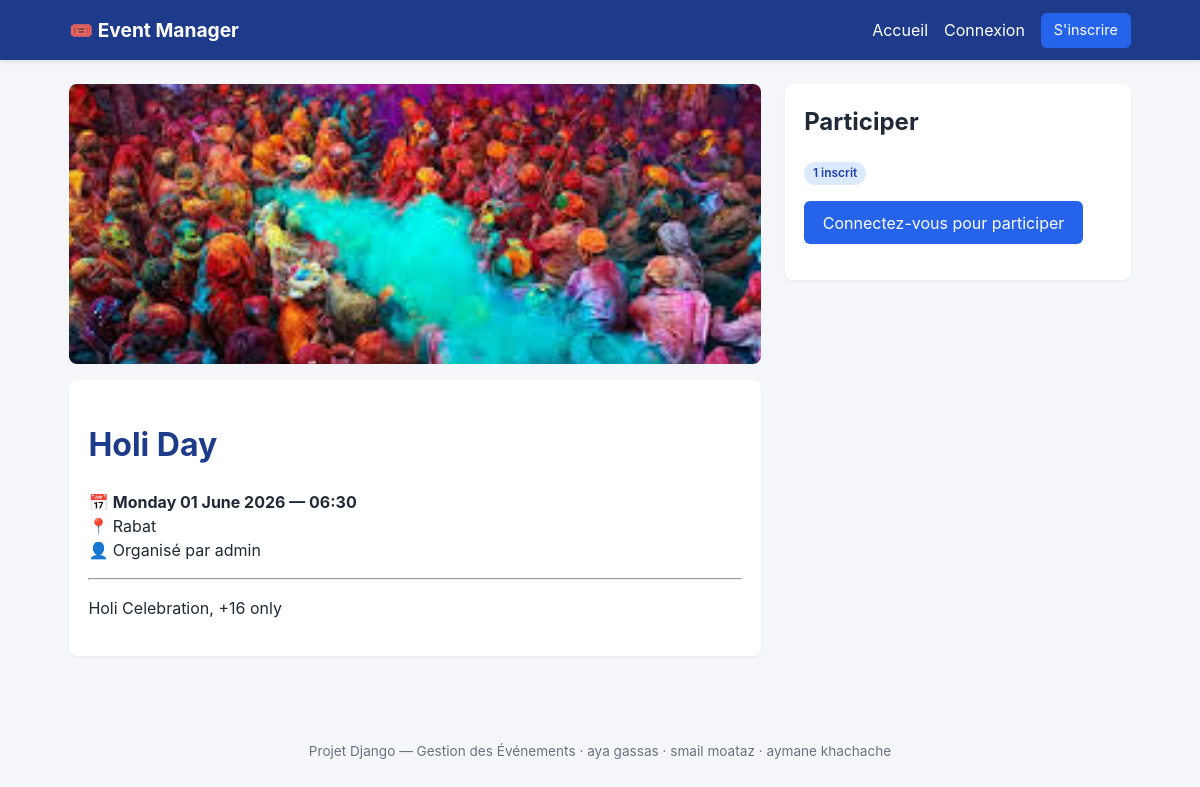
The app's page /events/2/ with its own data.
### events/models.py (models this page shows, shortened)
class Event(models.Model):
    title = models.CharField(max_length=200)
    description = models.TextField()
    date = models.DateTimeField()
    location = models.CharField(max_length=255)
    latitude = models.FloatField(null=True, blank=True)
    longitude = models.FloatField(null=True, blank=True)
    image = models.ImageField(upload_to='events/', null=True, blank=True)
    organizer = models.ForeignKey(
        settings.AUTH_USER_MODEL,
        on_delete=models.CASCADE,
        related_name='events',
    )
    created_at = models.DateTimeField(auto_now_add=True)
    class Meta:
        ordering = ['-date']
    @property
    def participants_count(self):
        return self.registrations.filter(status=Registration.STATUS_CONFIRMED).count()

### accounts/models.py (models this page shows, shortened)
class User(AbstractUser):
    ROLE_USER = 'user'
    ROLE_ORGANIZER = 'organizer'
    ROLE_ADMIN = 'admin'
    ROLE_CHOICES = [
        (ROLE_USER, 'User'),
        (ROLE_ORGANIZER, 'Organizer'),
        (ROLE_ADMIN, 'Admin'),
    ]
    email = models.EmailField(unique=True)
    role = models.CharField(max_length=20, choices=ROLE_CHOICES, default=ROLE_USER)
    created_at = models.DateTimeField(auto_now_add=True)
    REQUIRED_FIELDS = ['email']

### events/views.py (the view)
# urls.py: path('events/<int:pk>/', views.event_detail, name='detail'),
def event_detail(request, pk):
    event = get_object_or_404(Event, pk=pk)
    user_registration = None
    if request.user.is_authenticated:
        user_registration = Registration.objects.filter(user=request.user, event=event).first()
    return render(request, 'events/detail.html', {
        'event': event,
        'user_registration': user_registration,
        'google_maps_key': settings.GOOGLE_MAPS_API_KEY,
    })

### events/context_processors.py (called while the page is built)
def unread_notifications(request):
    if not request.user.is_authenticated:
        return {'unread_notifications_count': 0}
    return {
        'unread_notifications_count': request.user.notifications.filter(read=False).count()
    }

### templates/events/detail.html (shortened to what this page needs)
{% extends 'base.html' %}
{% block content %}
<div class="detail-grid">
    <div>
        <div class="detail-hero"
             {% if event.image %}style="background-image:url('{{ event.image.url }}');"{% endif %}></div>
        <div class="panel">
            <h1>{{ event.title }}</h1>
            <p class="meta">
                📅 <strong>{{ event.date|date:"l d F Y — H:i" }}</strong><br>
                📍 {{ event.location }}<br>
                👤 Organisé par {{ event.organizer.username }}
            </p>
            <hr>
            <p>{{ event.description|linebreaks }}</p>
        </div>
    </div>
    <aside>
        <div class="panel">
            <h2>Participer</h2>
            <p><span class="pill pill-blue">{{ event.participants_count }} inscrit{{ event.participants_count|pluralize }}</span></p>
            {% if user.is_authenticated %}
                {% if user_registration %}
                    <p>✅ Vous êtes inscrit ({{ user_registration.get_status_display }}).</p>
                    <a class="btn btn-success" href="{% url 'events:download_ticket' user_registration.id %}">
                        ⬇️ Télécharger le ticket
                    </a>
                    <form method="post" action="{% url 'events:unregister' event.pk %}" style="margin-top:.6rem;">
                        {% csrf_token %}
                        <button type="submit" class="btn btn-danger btn-sm"
                                onclick="return confirm('Confirmer la désinscription ?');">
                            Se désinscrire
                        </button>
                    </form>
                {% elif user.id == event.organizer_id %}
                    <p>Vous êtes l'organisateur de cet événement.</p>
                    <a class="btn btn-outline" href="{% url 'events:participants' event.pk %}">Voir les participants</a>
                {% else %}
                    <form method="post" action="{% url 'events:register' event.pk %}">
                        {% csrf_token %}
                        <button type="submit" class="btn btn-primary">🎟️ Participer</button>
                    </form>
                {% endif %}
            {% else %}
                <p><a class="btn btn-primary" href="{% url 'accounts:login' %}?next={{ request.path }}">Connectez-vous pour participer</a></p>
            {% endif %}
        </div>
    </aside>
</div>
{% endblock %}

### static/css/style.css (style rules this page uses)
* { box-sizing: border-box; }
body { margin: 0; font-family: -apple-system, "Segoe UI", Roboto, Helvetica, Arial, sans-serif; background: #f4f6fa; color: #1f2937; line-height: 1.5; }
a { color: #2563eb; text-decoration: none; }
.btn { display: inline-block; padding: .55rem 1.1rem; border-radius: 6px; border: 1px solid transparent; cursor: pointer; font-size: 1rem; text-decoration: none; transition: opacity .15s; }
.btn-primary { background: #2563eb; color: white; }
.detail-grid { display: grid; grid-template-columns: 2fr 1fr; gap: 1.5rem; }
.detail-hero { height: 280px; background: #e5e7eb; border-radius: 8px; background-size: cover; background-position: center; margin-bottom: 1rem; }
.panel { background: white; border-radius: 8px; padding: 1.2rem; box-shadow: 0 1px 3px rgba(0,0,0,.06); margin-bottom: 1rem; }
.panel h2 { margin-top: 0; }
.pill { display: inline-block; padding: .15rem .55rem; border-radius: 999px; font-size: .75rem; font-weight: 600; }
.pill-blue { background: #dbeafe; color: #1e40af; }
h1 { color: #1e3a8a; }

### records on screen
Event: image (picture), title "Holi Day", date "Monday 01 June 2026 — 06:30", location "Rabat", organizer.username "admin", description "Holi Celebration, +16 only", participants_count "1"
